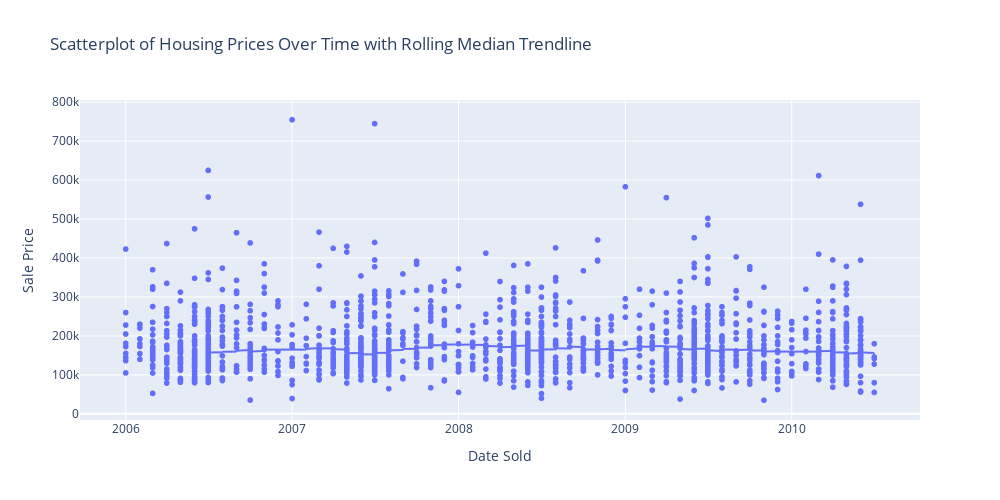

This figure's notebook cell:
### Code cell
fig = px.scatter(prices_over_time, x='Date Sold', y="Sale Price", trendline="rolling",
    trendline_options=dict(function="median", window=180),
    width=1000,
    height=500,
    title="Scatterplot of Housing Prices Over Time with Rolling Median Trendline")
fig.show()

### Figure 1 — Plotly figure (JSON) as saved in the notebook; plotly's stock layout.template omitted (floating-point values rounded to 4 significant figures; data arrays with more than 128 entries replaced by an {"elided": "..."} marker saying what was removed)
{"data": [{"hovertemplate": "Date Sold=%{x}<br>Sale Price=%{y}<extra></extra>", "legendgroup": "", "marker": {"color": "#636efa", "symbol": "circle"}, "mode": "markers", "name": "", "showlegend": false, "type": "scattergl", "x": {"elided": "1460 str values"}, "xaxis": "x", "y": {"elided": "1460 int values"}, "yaxis": "y"}, {"hovertemplate": "<b>Rolling median trendline</b><br><br>Date Sold=%{x}<br>Sale Price=%{y} <b>(trend)</b><extra></extra>", "legendgroup": "", "marker": {"color": "#636efa", "symbol": "circle"}, "mode": "lines", "name": "", "showlegend": false, "type": "scattergl", "x": {"elided": "1460 str values"}, "xaxis": "x", "y": {"elided": "1460 float values"}, "yaxis": "y"}], "layout": {"height": 500, "legend": {"tracegroupgap": 0}, "title": {"text": "Scatterplot of Housing Prices Over Time with Rolling Median Trendline"}, "width": 1000, "xaxis": {"anchor": "y", "domain": [0, 1], "title": {"text": "Date Sold"}}, "yaxis": {"anchor": "x", "domain": [0, 1], "title": {"text": "Sale Price"}}}}
